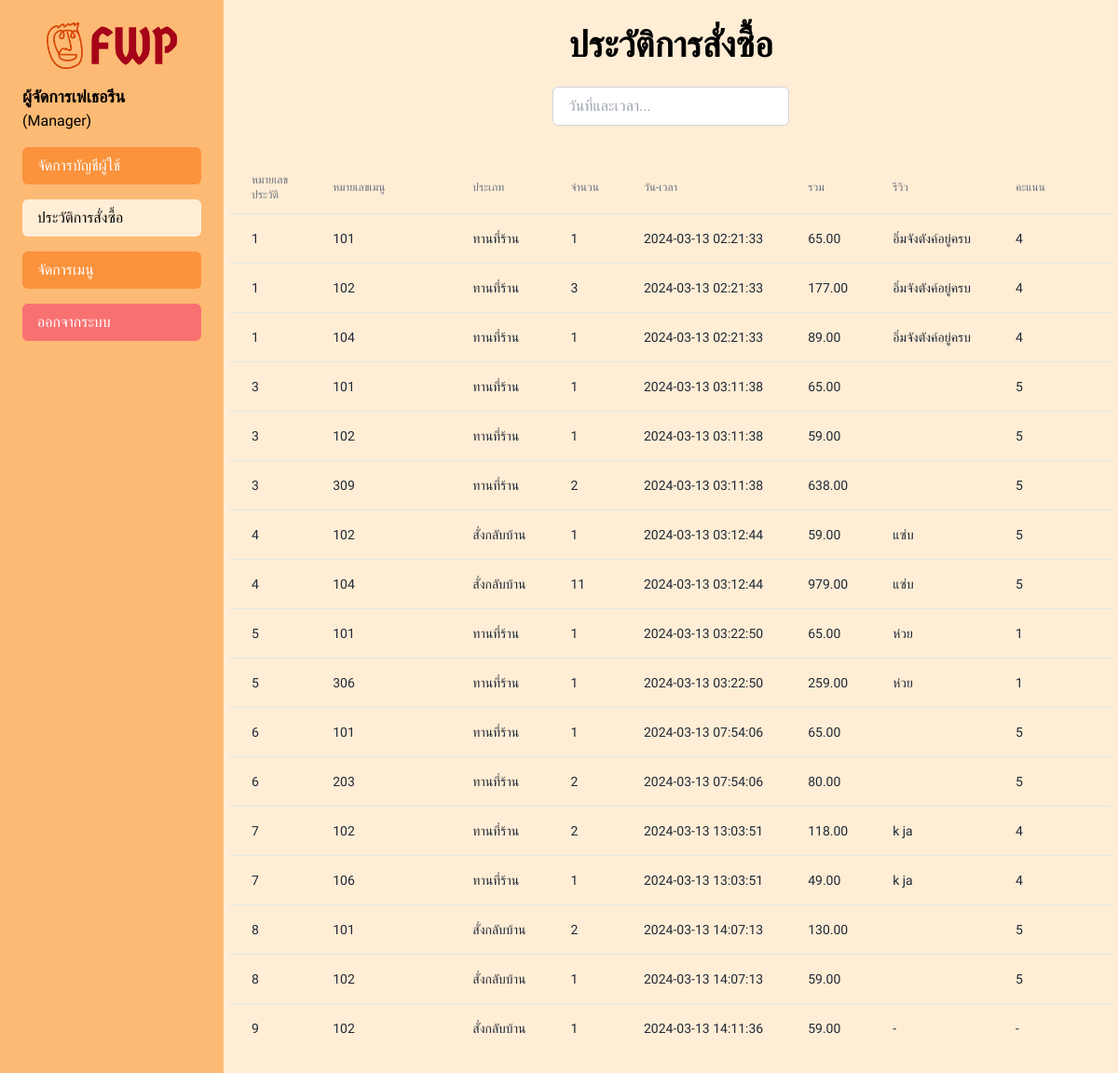
/history_manager.php (signed in), run on the app's committed database.
### tables this page shows
CREATE TABLE review (
    review_id INTEGER PRIMARY KEY AUTOINCREMENT,
    comment TEXT,
    score INTEGER
);

### history_order.php (the view, shortened to what this page needs)
<?php
$db = new MyDB();
$sql = "SELECT * FROM order_history;";
$ret = $db->query($sql);
if ($ret->numColumns() > 0) {
  while($row = $ret->fetchArray(SQLITE3_ASSOC)) {
    if ($row['review_id'] === null) {
      echo "<tr class=\"hover:bg-orange-200\">
              <td class=\"px-6 py-4 whitespace-nowrap text-sm text-gray-800 history-no\">" . $row["history_no"] . "</td>
              <td class=\"px-6 py-4 whitespace-nowrap text-sm text-gray-800 menu-no \">" . $row["menu_no"] . "</td>
              <td class=\"px-6 py-4 whitespace-nowrap text-sm text-gray-800 type\">" . $row["type"] . "</td>
              <td class=\"px-6 py-4 whitespace-nowrap text-sm text-gray-800 quantity\">" . $row["quantity"] . "</td>
              <td class=\"px-6 py-4 whitespace-nowrap text-sm text-gray-800 date_time\">" . $row["date_time"] . "</td>
              <td class=\"px-6 py-4 whitespace-nowrap text-sm text-gray-800 total\">" . number_format($row["total"], 2) . "</td>
              <td class=\"px-6 py-4 whitespace-nowrap text-sm text-gray-800 review-id\"> - </td>
              <td class=\"px-6 py-4 whitespace-nowrap text-sm text-gray-800 review-score\"> - </td>
              <td class=\"px-6 py-4 whitespace-nowrap text-end text-sm font-medium\">
              </td>
            </tr>";;
    } else {
    $query = "SELECT * FROM review WHERE review_id =" . $row['review_id'];
    $review_result = $db->query($query);
    $review_row = $review_result->fetchArray(SQLITE3_ASSOC);
    $comment = $review_row ? $review_row['comment'] : '';
    echo "<tr class=\"hover:bg-orange-200\">
              <td class=\"px-6 py-4 whitespace-nowrap text-sm text-gray-800 history-no\">" . $row["history_no"] . "</td>
              <td class=\"px-6 py-4 whitespace-nowrap text-sm text-gray-800 menu-no \">" . $row["menu_no"] . "</td>
              <td class=\"px-6 py-4 whitespace-nowrap text-sm text-gray-800 type\">" . $row["type"] . "</td>
              <td class=\"px-6 py-4 whitespace-nowrap text-sm text-gray-800 quantity\">" . $row["quantity"] . "</td>
              <td class=\"px-6 py-4 whitespace-nowrap text-sm text-gray-800 date_time\">" . $row["date_time"] . "</td>
              <td class=\"px-6 py-4 whitespace-nowrap text-sm text-gray-800 total\">" . number_format($row["total"], 2) . "</td>
              <td class=\"px-6 py-4 whitespace-nowrap text-sm text-gray-800 review-id\">" . $comment . "</td>
              <td class=\"px-6 py-4 whitespace-nowrap text-sm text-gray-800 review-score\">" . ($review_row ? $review_row['score'] : '') . "</td>
              <td class=\"px-6 py-4 whitespace-nowrap text-end text-sm font-medium\">
              </td>
            </tr>";
    }
  }
}
?>

### style.css (style rules this page uses)
* { font-family: 'Prompt', sans-serif; }
html, :host { line-height: 1.5; -webkit-text-size-adjust: 100%; -moz-tab-size: 4; -o-tab-size: 4; tab-size: 4; font-family: ui-sans-serif, system-ui, sans-serif, "Apple Color Emoji", "Segoe UI Emoji", "Segoe UI Symbol", "Noto Color Emoji"; font-feature-settings: normal; font-variation-settings: normal; -webkit-tap-highlight-color: transparent; }
body { margin: 0; line-height: inherit; }
.divide-y > :not([hidden]) ~ :not([hidden]) { --tw-divide-y-reverse: 0; border-top-width: calc(1px * calc(1 - var(--tw-divide-y-reverse))); border-bottom-width: calc(1px * var(--tw-divide-y-reverse)); }
.divide-gray-200 > :not([hidden]) ~ :not([hidden]) { --tw-divide-opacity: 1; border-color: rgb(229 231 235 / var(--tw-divide-opacity)); }
.overflow-x-hidden { overflow-x: hidden; }
.whitespace-nowrap { white-space: nowrap; }
.bg-orange-100 { --tw-bg-opacity: 1; background-color: rgb(255 237 213 / var(--tw-bg-opacity)); }
.px-6 { padding-left: 1.5rem; padding-right: 1.5rem; }
.py-4 { padding-top: 1rem; padding-bottom: 1rem; }
.text-end { text-align: end; }
.text-sm { font-size: 0.875rem; line-height: 1.25rem; }
.font-medium { font-weight: 500; }
.text-gray-800 { --tw-text-opacity: 1; color: rgb(31 41 55 / var(--tw-text-opacity)); }

### history_manager.php (style rules this page uses)
body, html { height: 100%; margin: 0; padding: 0; }

### data on the page
review: comment "อิ่มจังตังค์อยู่ครบ", score "4"
review: score "5"
review: comment "แซ่บ", score "5"
review: comment "ห่วย", score "1"
review: score "5"
review: comment "k ja", score "4"
review: score "5"

### other printed values
$row["history_no"] "1"
$row["menu_no"] "101"
$row["type"] "ทานที่ร้าน"
$row["quantity"] "1"
$row["date_time"] "2024-03-13 02:21:33"
$row["total"] "65.00"
$row["menu_no"] "102"
$row["quantity"] "3"
$row["total"] "177.00"
$row["menu_no"] "104"
$row["total"] "89.00"
$row["history_no"] "3"
$row["date_time"] "2024-03-13 03:11:38"
$row["total"] "59.00"
$row["menu_no"] "309"
